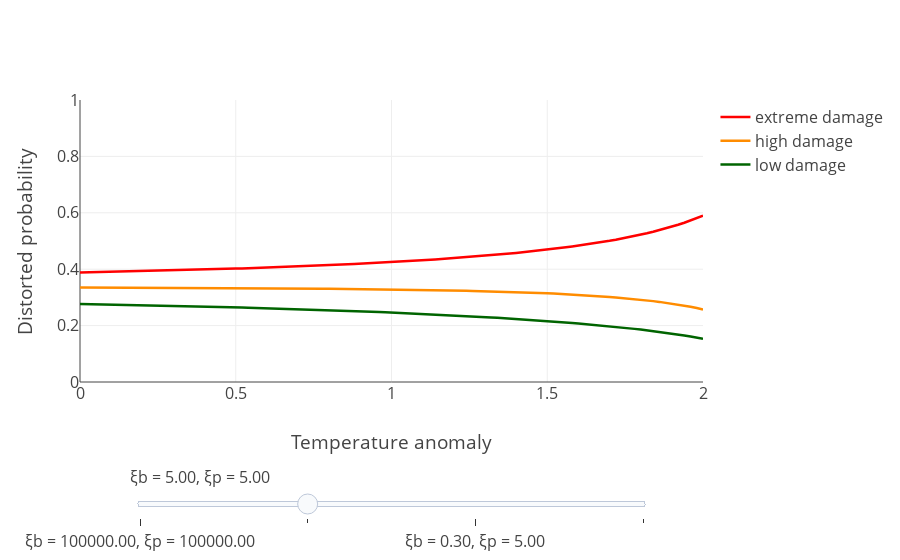

The code cell stored with this chart in its notebook:
### Code cell
# distorted probabilities
fig = go.Figure()
for ξ_b_i, ξ_p_i in params_list:
    πd = solution[(ξ_b_i, ξ_p_i)]['model_res']['πd']
    for πd_i, name, color in zip(πd,['low', 'high', 'extreme'], ['darkgreen', 'darkorange', 'red']):
        fig.add_trace(go.Scatter(x=y_grid_short, y=πd_i, 
                                 visible=False,
                                 line=dict(color=color, width=2.5),
                                 name=name+" damage"
                                )) 


num_lines = len(πd)
for i in range(num_lines):
    fig.data[1*num_lines + i].visible = True

steps = []
for i in range(len(params_list)):
    # Hide all traces
    label = r"ξb = {:.2f}, ξp = {:.2f}".format(params_list[i][0],params_list[i][1])
    step = dict(
        method ='update',  
        args = [{'visible': [False] * len(fig.data)},
               {"title": "${}\\\ ξ_b = {:.2f},\quad ξ_p = {:.2f}$".format(
                   "Distorted\ probability", 
                   params_list[i][0],
                   params_list[i][1]
               )}],
        label=label
    )
    # Enable the two traces we want to see
    for j in range(num_lines):
        step['args'][0]["visible"][num_lines*i+j] = True
    # Add step to step list
    steps.append(step)

sliders = [dict(
    active = 1,
    steps = steps,
    pad={"t": 80, "l":50, "r":50},
)]

fig.update_layout(
    legend=dict(traceorder="reversed"),
    font=dict(size=16),
    sliders = sliders,
    template="none",
)
fig.update_xaxes(
    range=[0,2],
    title_text="Temperature anomaly"
)
fig.update_yaxes(
    range=[0,1],
    title_text="Distorted probability"
)
fig.show()
